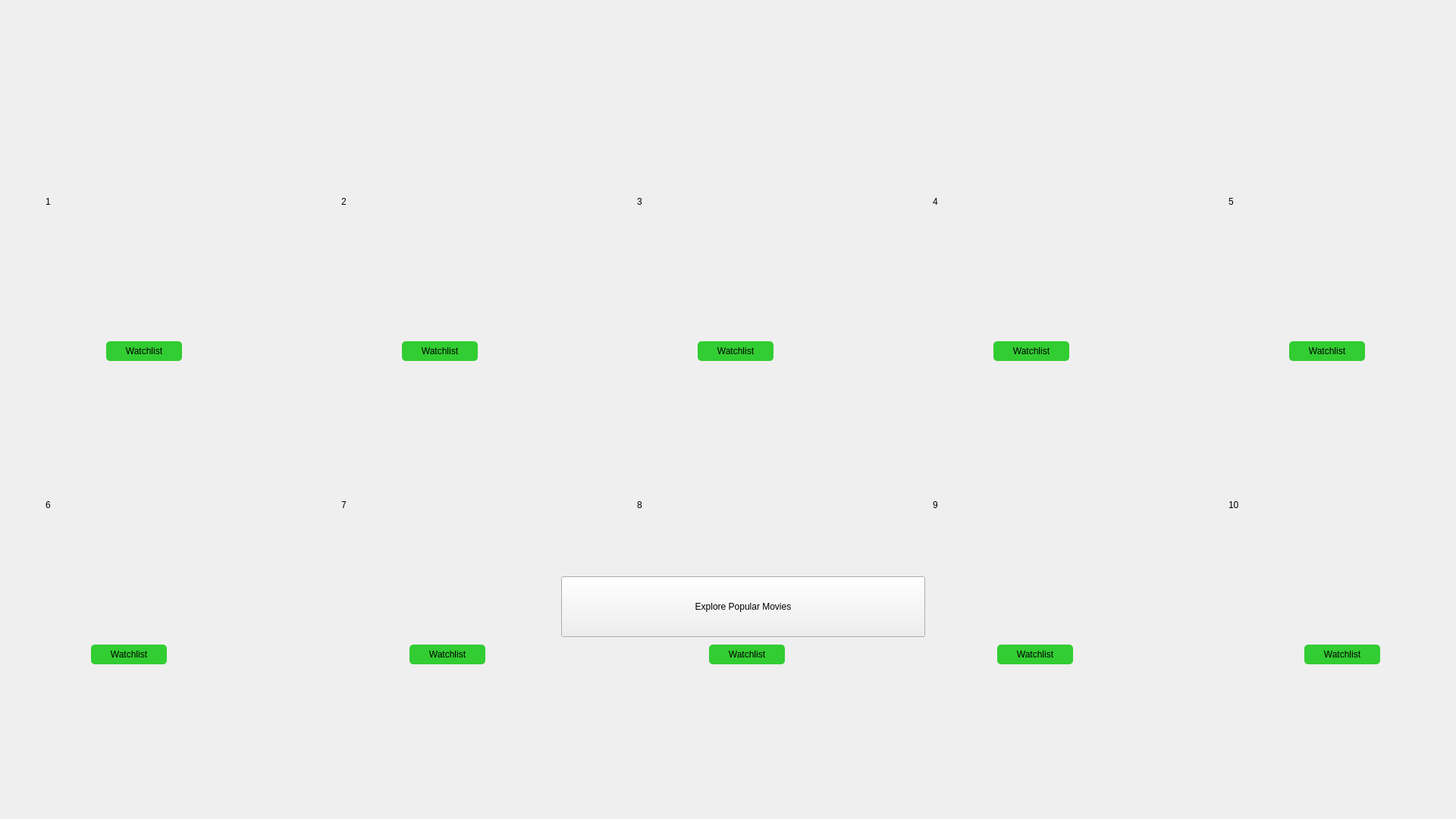
<?xml version="1.0" encoding="UTF-8"?>
<ui version="4.0">
 <class>MainWindow</class>
 <widget class="QMainWindow" name="MainWindow">
  <property name="geometry">
   <rect>
    <x>0</x>
    <y>0</y>
    <width>1920</width>
    <height>1080</height>
   </rect>
  </property>
  <property name="windowTitle">
   <string>MainWindow</string>
  </property>
  <property name="styleSheet">
   <string notr="true"/>
  </property>
  <widget class="QWidget" name="centralwidget">
   <property name="sizePolicy">
    <sizepolicy hsizetype="Preferred" vsizetype="Preferred">
     <horstretch>0</horstretch>
     <verstretch>0</verstretch>
    </sizepolicy>
   </property>
   <widget class="QPushButton" name="check">
    <property name="geometry">
     <rect>
      <x>740</x>
      <y>760</y>
      <width>480</width>
      <height>80</height>
     </rect>
    </property>
    <property name="styleSheet">
     <string notr="true">QPushButton {
    background-color: #0078D7;
    color: white;
    font-size: 18px;
    font-weight: bold;
    border: none;
    border-radius: 15px;
    padding: 10px;
    box-shadow: 0px 4px 6px rgba(0, 0, 0, 0.3);
}

QPushButton:hover {
    background-color: #005A9E; 
    cursor: pointer;
}

QPushButton:pressed {
    background-color: #004578;  pressed effect */
    box-shadow: 0px 2px 3px rgba(0, 0, 0, 0.3);
    transform: scale(0.98); 
}
</string>
    </property>
    <property name="text">
     <string>Explore Popular Movies</string>
    </property>
   </widget>
   <widget class="QLabel" name="picLabel_1">
    <property name="geometry">
     <rect>
      <x>60</x>
      <y>110</y>
      <width>271</width>
      <height>311</height>
     </rect>
    </property>
    <property name="text">
     <string>1</string>
    </property>
   </widget>
   <widget class="QLabel" name="picLabel_2">
    <property name="geometry">
     <rect>
      <x>450</x>
      <y>110</y>
      <width>271</width>
      <height>311</height>
     </rect>
    </property>
    <property name="text">
     <string>2</string>
    </property>
   </widget>
   <widget class="QLabel" name="picLabel_3">
    <property name="geometry">
     <rect>
      <x>840</x>
      <y>110</y>
      <width>271</width>
      <height>311</height>
     </rect>
    </property>
    <property name="text">
     <string>3</string>
    </property>
   </widget>
   <widget class="QLabel" name="picLabel_4">
    <property name="geometry">
     <rect>
      <x>1230</x>
      <y>110</y>
      <width>271</width>
      <height>311</height>
     </rect>
    </property>
    <property name="text">
     <string>4</string>
    </property>
   </widget>
   <widget class="QLabel" name="picLabel_5">
    <property name="geometry">
     <rect>
      <x>1620</x>
      <y>110</y>
      <width>271</width>
      <height>311</height>
     </rect>
    </property>
    <property name="text">
     <string>5</string>
    </property>
   </widget>
   <widget class="QLabel" name="picLabel_6">
    <property name="geometry">
     <rect>
      <x>60</x>
      <y>510</y>
      <width>271</width>
      <height>311</height>
     </rect>
    </property>
    <property name="text">
     <string>6</string>
    </property>
   </widget>
   <widget class="QLabel" name="picLabel_7">
    <property name="geometry">
     <rect>
      <x>450</x>
      <y>510</y>
      <width>271</width>
      <height>311</height>
     </rect>
    </property>
    <property name="text">
     <string>7</string>
    </property>
   </widget>
   <widget class="QLabel" name="picLabel_8">
    <property name="geometry">
     <rect>
      <x>840</x>
      <y>510</y>
      <width>271</width>
      <height>311</height>
     </rect>
    </property>
    <property name="text">
     <string>8</string>
    </property>
   </widget>
   <widget class="QLabel" name="picLabel_9">
    <property name="geometry">
     <rect>
      <x>1230</x>
      <y>510</y>
      <width>271</width>
      <height>311</height>
     </rect>
    </property>
    <property name="text">
     <string>9</string>
    </property>
   </widget>
   <widget class="QLabel" name="picLabel_10">
    <property name="geometry">
     <rect>
      <x>1620</x>
      <y>510</y>
      <width>271</width>
      <height>311</height>
     </rect>
    </property>
    <property name="text">
     <string>10</string>
    </property>
   </widget>
   <widget class="QWidget" name="horizontalLayoutWidget">
    <property name="geometry">
     <rect>
      <x>-1</x>
      <y>-10</y>
      <width>1921</width>
      <height>71</height>
     </rect>
    </property>
    <layout class="QHBoxLayout" name="navbarLayout"/>
   </widget>
   <widget class="QPushButton" name="pushButton_1">
    <property name="geometry">
     <rect>
      <x>140</x>
      <y>450</y>
      <width>100</width>
      <height>26</height>
     </rect>
    </property>
    <property name="styleSheet">
     <string notr="true">QPushButton {background-color: #32CD32;
color: black;
border-radius: 5px;
}


QPushButton:hover {
    background-color: #006400;
    cursor: pointer;
}


</string>
    </property>
    <property name="text">
     <string>Watchlist</string>
    </property>
   </widget>
   <widget class="QPushButton" name="pushButton_2">
    <property name="geometry">
     <rect>
      <x>530</x>
      <y>450</y>
      <width>100</width>
      <height>26</height>
     </rect>
    </property>
    <property name="styleSheet">
     <string notr="true">QPushButton {background-color: #32CD32;
color: black;
border-radius: 5px;
}


QPushButton:hover {
    background-color: #006400;
    cursor: pointer;
}


</string>
    </property>
    <property name="text">
     <string>Watchlist</string>
    </property>
   </widget>
   <widget class="QPushButton" name="pushButton_3">
    <property name="geometry">
     <rect>
      <x>920</x>
      <y>450</y>
      <width>100</width>
      <height>26</height>
     </rect>
    </property>
    <property name="styleSheet">
     <string notr="true">QPushButton {background-color: #32CD32;
color: black;
border-radius: 5px;
}


QPushButton:hover {
    background-color: #006400;
    cursor: pointer;
}


</string>
    </property>
    <property name="text">
     <string>Watchlist</string>
    </property>
   </widget>
   <widget class="QPushButton" name="pushButton_4">
    <property name="geometry">
     <rect>
      <x>1310</x>
      <y>450</y>
      <width>100</width>
      <height>26</height>
     </rect>
    </property>
    <property name="styleSheet">
     <string notr="true">QPushButton {background-color: #32CD32;
color: black;
border-radius: 5px;
}


QPushButton:hover {
    background-color: #006400;
    cursor: pointer;
}



</string>
    </property>
    <property name="text">
     <string>Watchlist</string>
    </property>
   </widget>
   <widget class="QPushButton" name="pushButton_5">
    <property name="geometry">
     <rect>
      <x>1700</x>
      <y>450</y>
      <width>100</width>
      <height>26</height>
     </rect>
    </property>
    <property name="styleSheet">
     <string notr="true">QPushButton {background-color: #32CD32;
color: black;
border-radius: 5px;
}


QPushButton:hover {
    background-color: #006400;
    cursor: pointer;
}



</string>
    </property>
    <property name="text">
     <string>Watchlist</string>
    </property>
   </widget>
   <widget class="QPushButton" name="pushButton_6">
    <property name="geometry">
     <rect>
      <x>120</x>
      <y>850</y>
      <width>100</width>
      <height>26</height>
     </rect>
    </property>
    <property name="styleSheet">
     <string notr="true">QPushButton {background-color: #32CD32;
color: black;
border-radius: 5px;
}


QPushButton:hover {
    background-color: #006400;
    cursor: pointer;
}


</string>
    </property>
    <property name="text">
     <string>Watchlist</string>
    </property>
   </widget>
   <widget class="QPushButton" name="pushButton_7">
    <property name="geometry">
     <rect>
      <x>540</x>
      <y>850</y>
      <width>100</width>
      <height>26</height>
     </rect>
    </property>
    <property name="styleSheet">
     <string notr="true">QPushButton {background-color: #32CD32;
color: black;
border-radius: 5px;
}


QPushButton:hover {
    background-color: #006400;
    cursor: pointer;
}


</string>
    </property>
    <property name="text">
     <string>Watchlist</string>
    </property>
   </widget>
   <widget class="QPushButton" name="pushButton_8">
    <property name="geometry">
     <rect>
      <x>935</x>
      <y>850</y>
      <width>100</width>
      <height>26</height>
     </rect>
    </property>
    <property name="styleSheet">
     <string notr="true">QPushButton {background-color: #32CD32;
color: black;
border-radius: 5px;
}


QPushButton:hover {
    background-color: #006400;
    cursor: pointer;
}



</string>
    </property>
    <property name="text">
     <string>Watchlist</string>
    </property>
   </widget>
   <widget class="QPushButton" name="pushButton_9">
    <property name="geometry">
     <rect>
      <x>1315</x>
      <y>850</y>
      <width>100</width>
      <height>26</height>
     </rect>
    </property>
    <property name="styleSheet">
     <string notr="true">QPushButton {background-color: #32CD32;
color: black;
border-radius: 5px;
}


QPushButton:hover {
    background-color: #006400;
    cursor: pointer;
}



</string>
    </property>
    <property name="text">
     <string>Watchlist</string>
    </property>
   </widget>
   <widget class="QPushButton" name="pushButton_10">
    <property name="geometry">
     <rect>
      <x>1720</x>
      <y>850</y>
      <width>100</width>
      <height>26</height>
     </rect>
    </property>
    <property name="styleSheet">
     <string notr="true">QPushButton {background-color: #32CD32;
color: black;
border-radius: 5px;
}


QPushButton:hover {
    background-color: #006400;
    cursor: pointer;
}



</string>
    </property>
    <property name="text">
     <string>Watchlist</string>
    </property>
   </widget>
  </widget>
 </widget>
 <resources/>
 <connections>
  <connection>
   <sender>check</sender>
   <signal>clicked()</signal>
   <receiver>check</receiver>
   <slot>hide()</slot>
   <hints>
    <hint type="sourcelabel">
     <x>959</x>
     <y>919</y>
    </hint>
    <hint type="destinationlabel">
     <x>959</x>
     <y>919</y>
    </hint>
   </hints>
  </connection>
 </connections>
</ui>
